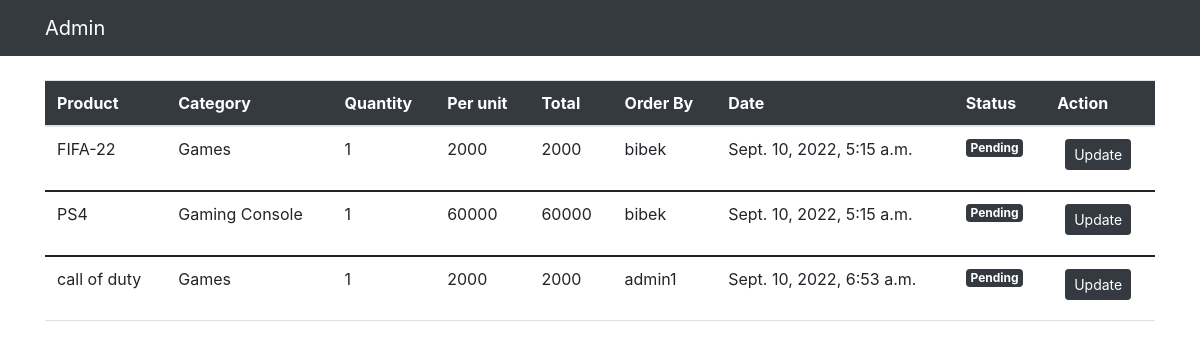
The page /order/ on the database its author committed.
### app/models.py (models this page shows, shortened)
class CustomerOrder(models.Model):
    customer = models.ForeignKey(User, on_delete=models.CASCADE)
    product = models.ForeignKey(Products, on_delete=models.CASCADE)
    order_quantity = models.PositiveIntegerField()
    date = models.DateTimeField(auto_now=True)
    address = models.CharField(max_length=50, default="", blank=True)
    phone = models.CharField(max_length=20, default="", blank=True)
    status = models.BooleanField(default=False)
    total_price = models.IntegerField(default=0)
    def order_price(self):
        return self.order_quantity * self.product.price

class Products(models.Model):
    category = models.ForeignKey(Category, on_delete=models.CASCADE, null=True, blank=True)
    image = models.ImageField(default = "",upload_to = 'Product')
    name = models.CharField(max_length=100, null=True, blank=True)
    price = models.IntegerField()
    description = models.TextField()
    class Meta:
        verbose_name_plural = 'Products'

class Category(models.Model):
    name = models.CharField(max_length=100)
    def __str__(self):
        return self.name

### app/views.py (the view)
# urls.py: path('order/', views.order_list, name='order'),
def order_list(request):
    orders = CustomerOrder.objects.all()
    context = {
        'orders': orders
    }
    return render(request, 'orders.html', context)

### app/templates/orders.html (shortened to what this page needs)
{% extends 'adminbase.html' %}
{% block content %}
<link rel="stylesheet" href="https://cdn.jsdelivr.net/npm/bootstrap@4.6.1/dist/css/bootstrap.min.css">
<div class="container">
    <div class="row my-4">
        <div class="col-md-12">
            <table class="table bg-white">
                <thead class="bg-dark">
                    <tr class="text-white">
                        <th scope="col">Product</th>
                        <th scope="col">Category</th>
                        <th scope="col">Quantity</th>
                        <th scope="col">Per unit</th>
                        <th scope="col">Total</th>
                        <th scope="col">Order By</th>
                        <th scope="col">Date</th>
                        <th scope="col">Status</th>
                        <th scope="col">Action</th>
                    </tr>
                </thead>
                <tbody>
                    {% for order in orders %}
                    <tr>
                        <td>{{ order.product.name }}</td>
                        <td>{{ order.product.category }}</td>
                        <td>{{ order.order_quantity }}</td>
                        <td>{{ order.product.price }}</td>
                        <td>{{ order.order_price }}</td>
                        <td>{{ order.customer.username }}</td>
                        <td>{{ order.date }}</td>
                        {% if order.status %}
                        <td><small class="badge bg-dark">Completed</small></td>
                        {% else %}
                        <td><small class="badge bg-dark">Pending</small></td>
                        {% endif %}
                        <td> <a class="btn btn-dark btn-sm ml-2 mb-2" href="{% url 'all_orders' order.id %}">Update</a> </td>
                    </tr>
                  </tbody>
                  {% endfor %}
            </table>
        </div>
    </div>
</div>
{% endblock %}

### app/templates/adminbase.html (shortened to what this page needs)
{% load static %}
<html>
    <head>
        <link rel="stylesheet" href="{% static 'css/bootstrap.min.css' %}"/>
    </head>
    <body>
        <nav class="navbar navbar-expand-lg navbar-dark bg-dark" >
            <div class="container">
                <a class="navbar-brand" href="/admindashboard"> Admin</a>
                <div class="collapse navbar-collapse" id="navbarNavDropdown">
                    <ul class="navbar-nav mx-auto">
                        <li class="nav-item">
                            <a class="nav-link active" href="#"></a>
                        </li>
                     </ul>
                      </div>
                    </div>
        </nav>
        {% block content %}
        {% endblock %}
    </body>
</html>

### rows shown on the page
CustomerOrder: product.name "FIFA-22", product.category "Games", order_quantity "1", product.price "2000", order_price "2000", customer.username "bibek", date "Sept. 10, 2022, 5:15 a.m.", status "Pending"
CustomerOrder: product.name "PS4", product.category "Gaming Console", order_quantity "1", product.price "60000", order_price "60000", customer.username "bibek", date "Sept. 10, 2022, 5:15 a.m.", status "Pending"
CustomerOrder: product.name "call of duty", product.category "Games", order_quantity "1", product.price "2000", order_price "2000", customer.username "admin1", date "Sept. 10, 2022, 6:53 a.m.", status "Pending"
